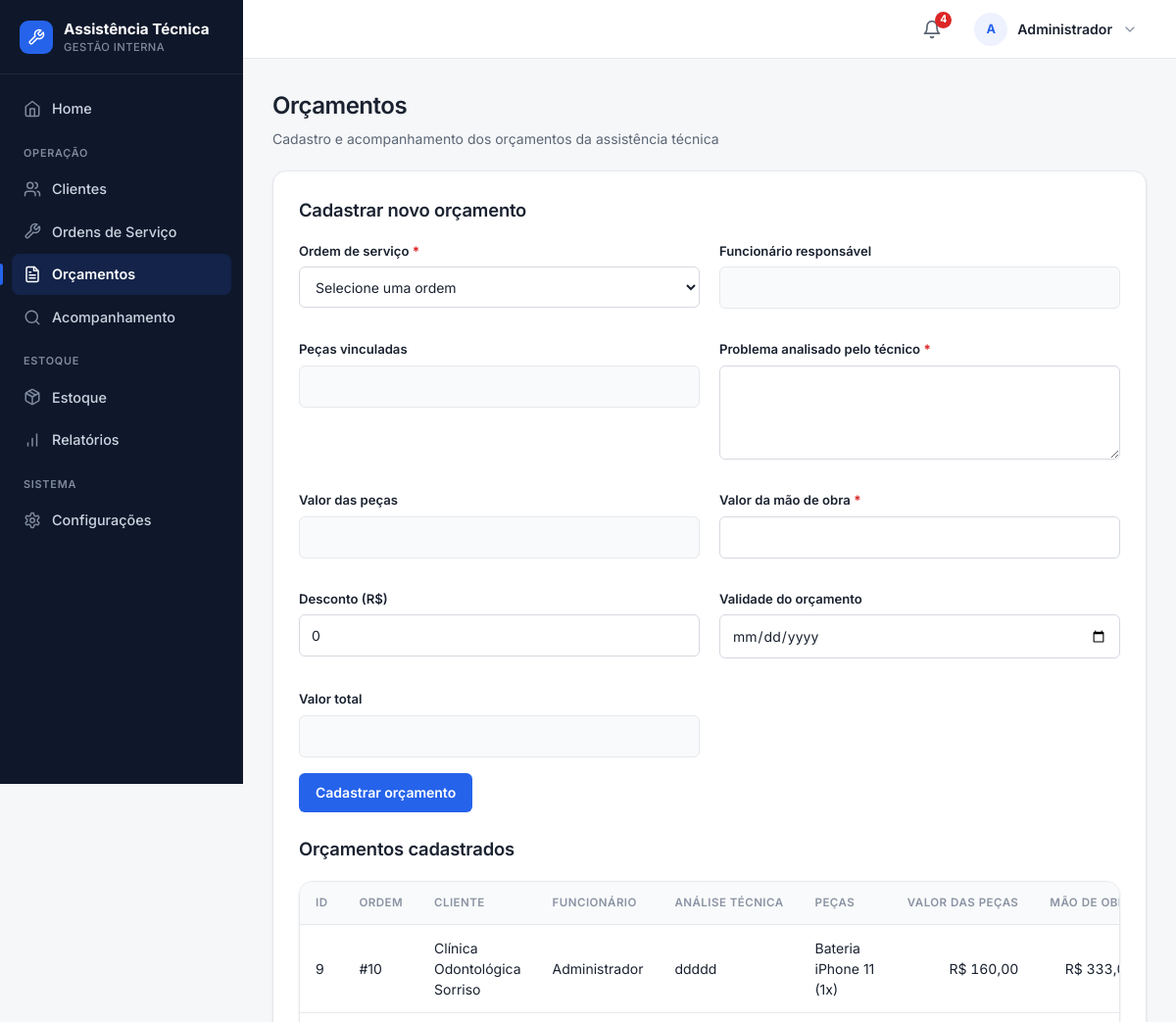
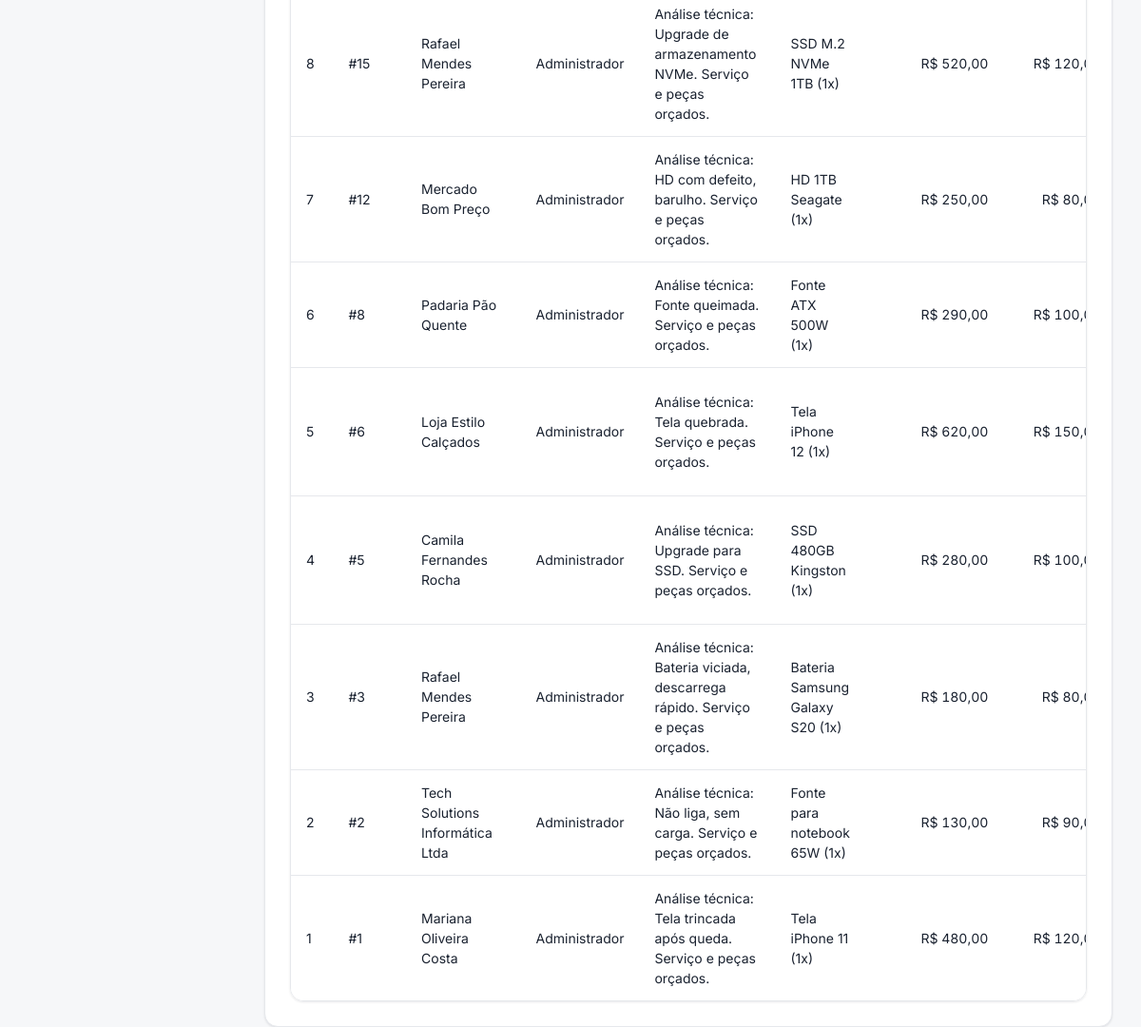
Screenshot of /orcamento (signed in) with the database file from the repository (2 pictures, top to bottom).
### tables this page shows
CREATE TABLE orcamentos (id INTEGER PRIMARY KEY AUTOINCREMENT, ordem_id INTEGER NOT NULL, cliente_id INTEGER NOT NULL, equipamento TEXT NOT NULL, valor_orcamento REAL NOT NULL, peca_id INTEGER, valor_peca REAL NOT NULL DEFAULT 0, valor_mao_obra REAL NOT NULL DEFAULT 0, valor_total REAL NOT NULL DEFAULT 0, problema_analisado TEXT NOT NULL DEFAULT '', status TEXT NOT NULL DEFAULT 'Pendente', validade TEXT, desconto REAL NOT NULL DEFAULT 0, data_cadastro TEXT, FOREIGN KEY (ordem_id) REFERENCES ordens_servico(ordem_id), FOREIGN KEY (cliente_id) REFERENCES clientes(id));

CREATE TABLE clientes (
    id INTEGER PRIMARY KEY AUTOINCREMENT,
    nome TEXT NOT NULL,
    cpf TEXT UNIQUE,
    telefone TEXT,
    email TEXT,
    endereco TEXT
, data_cadastro TEXT);

CREATE TABLE funcionarios (
    id INTEGER PRIMARY KEY AUTOINCREMENT,
    nome TEXT NOT NULL,
    email TEXT NOT NULL UNIQUE,
    senha TEXT NOT NULL,
    cargo TEXT
, ativo INTEGER NOT NULL DEFAULT 1, perfil TEXT NOT NULL DEFAULT 'funcionario');

### routes/orcamento.py (the view)
@orcamento_bp.route("/orcamento")
def pagina_orcamento():
    conexao = conectar()
    cursor = conexao.cursor()
    cursor.execute("""
        SELECT
            ordens_servico.ordem_id,
            ordens_servico.cliente_id,
            ordens_servico.equipamento,
            ordens_servico.problema_relatado,
            clientes.nome AS cliente_nome,
            funcionarios.nome AS funcionario_nome,
            GROUP_CONCAT(
                pecas.nome || ' (' || ordem_pecas.quantidade || 'x)',
                ', '
            ) AS peca_nome,
            COALESCE(
                SUM(ordem_pecas.quantidade * ordem_pecas.valor_unitario),
                0
            ) AS valor_peca
        FROM ordens_servico
        JOIN clientes
            ON clientes.id = ordens_servico.cliente_id
        LEFT JOIN funcionarios
            ON funcionarios.id = ordens_servico.funcionario_id
        LEFT JOIN ordem_pecas
            ON ordem_pecas.ordem_id = ordens_servico.ordem_id
        LEFT JOIN pecas
            ON pecas.id = ordem_pecas.peca_id
        WHERE NOT EXISTS (
            SELECT 1
            FROM orcamentos
            WHERE orcamentos.ordem_id = ordens_servico.ordem_id
        )
        GROUP BY
            ordens_servico.ordem_id,
            ordens_servico.cliente_id,
            ordens_servico.equipamento,
            ordens_servico.problema_relatado,
            clientes.nome,
            funcionarios.nome
        ORDER BY ordens_servico.ordem_id DESC
    """)
    ordens_servico = cursor.fetchall()
    cursor.execute("""
        SELECT
            orcamentos.id,
            orcamentos.ordem_id,
            orcamentos.equipamento,
            orcamentos.problema_analisado,
            orcamentos.valor_peca,
            orcamentos.valor_mao_obra,
            orcamentos.desconto,
            orcamentos.valor_total,
            orcamentos.status,
            orcamentos.validade,
            clientes.nome AS nome_cliente,
            funcionarios.nome AS funcionario_nome,
            ordens_servico.problema_relatado,
            (
                SELECT GROUP_CONCAT(
                    pecas.nome || ' (' || ordem_pecas.quantidade || 'x)',
                    ', '
                )
                FROM ordem_pecas
                JOIN pecas
                    ON pecas.id = ordem_pecas.peca_id
                WHERE ordem_pecas.ordem_id = orcamentos.ordem_id
            ) AS peca_nome
        FROM orcamentos
        JOIN clientes
            ON clientes.id = orcamentos.cliente_id
        JOIN ordens_servico
            ON ordens_servico.ordem_id = orcamentos.ordem_id
        LEFT JOIN funcionarios
            ON funcionarios.id = ordens_servico.funcionario_id
        ORDER BY orcamentos.id DESC
    """)
    orcamentos = cursor.fetchall()
    conexao.close()
    return render_template(
        "orcamento.html",
        ordens_servico=ordens_servico,
        orcamentos=orcamentos,
    )

### app.py (called while the page is built)
@app.template_filter("moeda")
def formatar_moeda(valor):
    try:
        numero = float(valor or 0)
    except (TypeError, ValueError):
        numero = 0.0
    formatado = f"{numero:,.2f}".replace(",", "X").replace(".", ",").replace("X", ".")
    return f"R$ {formatado}"

@app.context_processor
def injetar_alertas_estoque():
    if "funcionario_id" not in session:
        return {"alerta_estoque_baixo": 0}
    conexao = conectar()
    total = conexao.execute(
        "SELECT COUNT(*) FROM pecas WHERE quantidade <= estoque_minimo"
    ).fetchone()[0]
    conexao.close()
    return {"alerta_estoque_baixo": total}

### database.py (called while the page is built)
def _coluna_existe(conexao, tabela, coluna):
    colunas = conexao.execute(f"PRAGMA table_info({tabela})").fetchall()
    return any(item["name"] == coluna for item in colunas)

def conectar():
    conexao = sqlite3.connect("database/sistema.db")
    conexao.row_factory = sqlite3.Row
    conexao.execute("PRAGMA foreign_keys = ON")
    _garantir_schema(conexao)
    return conexao

### templates/orcamento.html (shortened to what this page needs)
{% extends "base.html" %}
{% import 'partials/_icons.html' as icons %}
{% block css %}
    <link rel="stylesheet" href="{{ url_for('static', filename='css/orcamento.css') }}">
{% endblock %}
{% block conteudo %}
<div class="page-head">
    <h1>Orçamentos</h1>
    <p>Cadastro e acompanhamento dos orçamentos da assistência técnica</p>
</div>
<div class="container">
    <h2>Cadastrar novo orçamento</h2>
    <form action="/orcamentos/cadastrar" method="POST">
        <div class="form-grid">
            <div class="campo">
                <label for="ordem_id">Ordem de serviço <span class="obrigatorio" title="Campo obrigatório">*</span></label>
                <select id="ordem_id" name="ordem_id" required>
                    <option value="">Selecione uma ordem</option>
                </select>
            </div>
            <div class="campo">
                <label for="funcionario_nome">Funcionário responsável</label>
                <input type="text" id="funcionario_nome" readonly>
            </div>
            <div class="campo">
                <label for="peca_nome">Peças vinculadas</label>
                <input type="text" id="peca_nome" readonly>
            </div>
            <div class="campo">
                <label for="problema_analisado">Problema analisado pelo técnico <span class="obrigatorio" title="Campo obrigatório">*</span></label>
                <textarea id="problema_analisado" name="problema_analisado" required></textarea>
            </div>
            <div class="campo">
                <label for="valor_peca">Valor das peças</label>
                <input type="number" id="valor_peca" step="0.01" min="0" readonly>
            </div>
            <div class="campo">
                <label for="valor_mao_obra">Valor da mão de obra <span class="obrigatorio" title="Campo obrigatório">*</span></label>
                <input type="number" id="valor_mao_obra" name="valor_mao_obra" step="0.01" min="0" required>
            </div>
            <div class="campo">
                <label for="desconto">Desconto (R$)</label>
                <input type="number" id="desconto" name="desconto" step="0.01" min="0" value="0">
            </div>
            <div class="campo">
                <label for="validade">Validade do orçamento</label>
                <input type="date" id="validade" name="validade">
            </div>
            <div class="campo">
                <label for="valor_total">Valor total</label>
                <input type="number" id="valor_total" step="0.01" min="0" readonly>
            </div>
        </div>
        <div class="form-botao">
            <button type="submit" class="btn">Cadastrar orçamento</button>
        </div>
    </form>
    <h2>Orçamentos cadastrados</h2>
    <div class="tabela-wrapper">
    <table>
        <thead>
            <tr>
                <th>ID</th>
                <th>Ordem</th>
                <th>Cliente</th>
                <th>Funcionário</th>
                <th>Análise técnica</th>
                <th>Peças</th>
                <th class="num">Valor das peças</th>
                <th class="num">Mão de obra</th>
            </tr>
        </thead>
        <tbody>
            {% for orcamento in orcamentos %}
            {% set classe_status = {'Pendente':'pendente','Aprovado':'aprovado','Recusado':'recusado'}.get(orcamento['status'], 'pendente') %}
            <tr>
                <td>{{ orcamento['id'] }}</td>
                <td>#{{ orcamento['ordem_id'] }}</td>
                <td>{{ orcamento['nome_cliente'] }}</td>
                <td>{{ orcamento['funcionario_nome'] or "Não atribuído" }}</td>
                <td>{{ orcamento['problema_analisado'] }}</td>
                <td>{{ orcamento['peca_nome'] or "-" }}</td>
                <td class="num">{{ orcamento['valor_peca'] | moeda }}</td>
                <td class="num">{{ orcamento['valor_mao_obra'] | moeda }}</td>
            </tr>
            {% endfor %}
        </tbody>
    </table>
    </div>
{% endblock %}

### static/css/global.css (style rules this page uses)
:root { --bg: #f6f7f9; --surface: #ffffff; --surface-2: #f9fafb; --border: #e6e8ec; --border-strong: #d5d9e0; --ink: #1a2230; --muted: #5b6675; --subtle: #8a93a3; --primary: #2563eb; --primary-hover: #1d4ed8; --primary-soft: #eef2ff; --success: #16a34a; --success-soft: #dcfce7; --warning: #d97706; --warning-soft: #fef3c7; --danger: #dc2626; --danger-hover: #b91c1c; --danger-soft: #fee2e2; --sidebar: #0f172a; --sidebar-ink: #cbd5e1; --sidebar-muted: #7e8aa0; --s-1: 4px; --s-2: 8px; --s-3: 12px; --s-4: 16px; --s-5: 20px; --s-6: 24px; --s-8: 32px; --r-sm: 6px; --r-md: 10px; --r-lg: 14px; --r-pill: 999px; --shadow-sm: 0 1px 2px rgba(16, 24, 40, 0.04), 0 1px 3px rgba(16, 24, 40, 0.06); --shadow-md: 0 4px 12px rgba(16, 24, 40, 0.08); --azul-900: #0f172a; --azul-800: #1e293b; --azul-700: #2563eb; --azul-600: #2563eb; --azul-500: #2563eb; --azul-100: #eef2ff; --azul-50: #f9fafb; --branco: #ffffff; --cinza-900: #1a2230; --cinza-700: #5b6675; --cinza-500: #8a93a3; --cinza-200: #e6e8ec; --cinza-100: #f1f3f6; --verde-100: #dcfce7; --verde-700: #166534; --amarelo-100: #fef3c7; --amarelo-700: #92400e; --vermelho-100: #fee2e2; --vermelho-700: #991b1b; --sombra: var(--shadow-sm); --raio: var(--r-md); }
* { box-sizing: border-box; }
body { min-height: 100vh; margin: 0; font-family: "Inter", -apple-system, BlinkMacSystemFont, "Segoe UI", Roboto, Arial, sans-serif; font-size: 14px; line-height: 1.5; color: var(--ink); background: var(--bg); -webkit-font-smoothing: antialiased; text-rendering: optimizeLegibility; }
h1, h2, h3, h4 { color: var(--ink); font-weight: 600; letter-spacing: -0.01em; }
h2 { margin: 0 0 18px; font-size: 1.15rem; }
.container, .card { background: var(--surface); border: 1px solid var(--border); border-radius: var(--r-lg); box-shadow: var(--shadow-sm); }
.container { padding: clamp(18px, 3vw, 26px); }
.acoes-topo, .botoes, .form-botao { display: flex; flex-wrap: wrap; gap: 10px; align-items: center; }
.btn, button, .voltar, .editar, .excluir { display: inline-flex; align-items: center; justify-content: center; gap: 8px; min-height: 40px; padding: 9px 16px; border: 1px solid transparent; border-radius: var(--r-sm); color: #fff; background: var(--primary); text-decoration: none; font: inherit; font-weight: 600; line-height: 1; cursor: pointer; white-space: nowrap; transition: background-color 0.15s ease, border-color 0.15s ease, box-shadow 0.15s ease, color 0.15s ease; }
form { margin: 0 0 24px; }
.form-grid { display: grid; grid-template-columns: repeat(2, minmax(0, 1fr)); gap: 16px 20px; }
.campo, .form-group { display: flex; flex-direction: column; gap: 6px; margin-bottom: 16px; }
label { color: var(--ink); font-weight: 600; font-size: 0.82rem; }
input, select, textarea { width: 100%; min-height: 42px; padding: 10px 12px; color: var(--ink); background: var(--surface); border: 1px solid var(--border-strong); border-radius: var(--r-sm); font: inherit; transition: border-color 0.15s ease, box-shadow 0.15s ease; }
input::placeholder, textarea::placeholder { color: var(--subtle); }
input[type="number"] { appearance: textfield; -moz-appearance: textfield; }
textarea { min-height: 96px; resize: vertical; }
input[readonly], input[readonly]:focus { background: var(--surface-2); color: var(--muted); box-shadow: none; border-color: var(--border); }
.tabela-wrapper { width: 100%; overflow-x: auto; border: 1px solid var(--border); border-radius: var(--r-lg); box-shadow: var(--shadow-sm); background: var(--surface); }
table { width: 100%; margin-top: 0; border-collapse: separate; border-spacing: 0; background: var(--surface); border: 1px solid var(--border); border-radius: var(--r-lg); overflow: hidden; }
.tabela-wrapper table { border: 0; border-radius: 0; box-shadow: none; }
th, td { padding: 13px 16px; text-align: left; vertical-align: middle; border-bottom: 1px solid var(--border); }
th { color: var(--subtle); background: var(--surface-2); font-size: 0.72rem; font-weight: 600; text-transform: uppercase; letter-spacing: 0.04em; white-space: nowrap; }
td { color: var(--ink); }
tbody tr { transition: background-color 0.12s ease; }
tbody tr:last-child td { border-bottom: 0; }
.num { text-align: right; font-variant-numeric: tabular-nums; }
.obrigatorio { color: var(--danger); font-weight: 700; }

### static/css/layout.css (style rules this page uses)
.page-head { margin: 0 0 22px; }
.page-head h1 { margin: 0; color: var(--ink); font-size: clamp(1.25rem, 2vw, 1.6rem); font-weight: 600; letter-spacing: -0.02em; }
.page-head p { margin: 5px 0 0; color: var(--muted); }

### rows the page displays
orcamentos: id "9", ordem_id "10", nome_cliente "Clínica Odontológica Sorriso", nome "Administrador", problema_analisado "ddddd", orcamento "Bateria iPhone 11 (1x)", valor_peca|moeda "R$ 160,00", valor_mao_obra|moeda "R$…"
orcamentos: id "8", ordem_id "15", nome_cliente "Rafael Mendes Pereira", nome "Administrador", problema_analisado "Análise técnica: Upgrade de armazenamento NVMe. Serviço e peças orçados.", orcamento "SSD M.2 NVMe 1TB (1x)", valor_peca|moeda "R$ 520,00", valor_mao_obra|moeda "R$…"
orcamentos: id "7", ordem_id "12", nome_cliente "Mercado Bom Preço", nome "Administrador", problema_analisado "Análise técnica: HD com defeito, barulho. Serviço e peças orçados.", orcamento "HD 1TB Seagate (1x)", valor_peca|moeda "R$ 250,00", valor_mao_obra|moeda "R$…"
orcamentos: id "6", ordem_id "8", nome_cliente "Padaria Pão Quente", nome "Administrador", problema_analisado "Análise técnica: Fonte queimada. Serviço e peças orçados.", orcamento "Fonte ATX 500W (1x)", valor_peca|moeda "R$ 290,00", valor_mao_obra|moeda "R$…"
orcamentos: id "5", ordem_id "6", nome_cliente "Loja Estilo Calçados", nome "Administrador", problema_analisado "Análise técnica: Tela quebrada. Serviço e peças orçados.", orcamento "Tela iPhone 12 (1x)", valor_peca|moeda "R$ 620,00", valor_mao_obra|moeda "R$…"
orcamentos: id "4", ordem_id "5", nome_cliente "Camila Fernandes Rocha", nome "Administrador", problema_analisado "Análise técnica: Upgrade para SSD. Serviço e peças orçados.", orcamento "SSD 480GB Kingston (1x)", valor_peca|moeda "R$ 280,00", valor_mao_obra|moeda "R$…"
orcamentos: id "3", ordem_id "3", nome_cliente "Rafael Mendes Pereira", nome "Administrador", problema_analisado "Análise técnica: Bateria viciada, descarrega rápido. Serviço e peças orçados.", orcamento "Bateria Samsung Galaxy S20 (1x)", valor_peca|moeda "R$ 180,00", valor_mao_obra|moeda "R$…"
orcamentos: id "2", ordem_id "2", nome_cliente "Tech Solutions Informática Ltda", nome "Administrador", problema_analisado "Análise técnica: Não liga, sem carga. Serviço e peças orçados.", orcamento "Fonte para notebook 65W (1x)", valor_peca|moeda "R$ 130,00", valor_mao_obra|moeda "R$…"
orcamentos: id "1", ordem_id "1", nome_cliente "Mariana Oliveira Costa", nome "Administrador", problema_analisado "Análise técnica: Tela trincada após queda. Serviço e peças orçados.", orcamento "Tela iPhone 11 (1x)", valor_peca|moeda "R$ 480,00", valor_mao_obra|moeda "R$…"

### other values shown
{{ alerta_estoque_baixo }} "4"
{{ iniciais }} "A"
{{ nome_usuario }} "Administrador"
